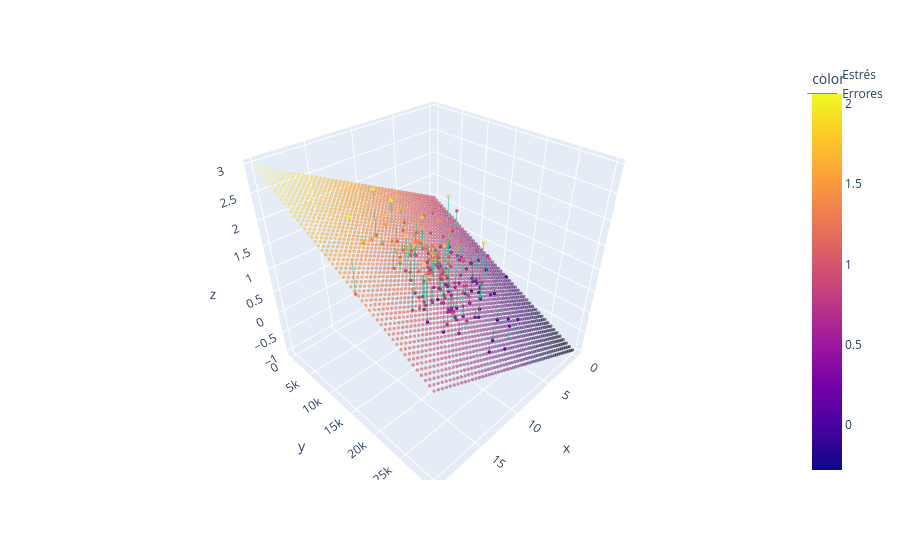

The notebook cell this image was saved under:
### Code cell
import plotly.express as plotly

#figure = plotly.scatter_3d(
#    estres_empleados,
#    x="CARGA",
#    y="SALARIO",
#    z="ESTRES",
#    color="ESTRES"
#)
figure = plotly.scatter_3d(
    x=X_test[:, 0],
    y=X_test[:, 1],
    z=y_test,
    color=y_test
)

figure.update_traces(
    marker=dict(
        size=2,
        #color="gray",
        opacity=1
    )
)

x1p = numpy.linspace(0, 20)
x2p = numpy.linspace(0, 30_000)

X1p, X2p = numpy.meshgrid(x1p, x2p)

yp = bias + X1p * b1 + X2p * b2

x1v = X1p.ravel()
x2v = X2p.ravel()

figure.add_trace(
    go.Scatter3d(
        x=x1v,
        y=x2v,
        z=yp.ravel(),
        mode="markers",
        marker=dict(
            size=2,
            color=yp.ravel(),
            colorscale="inferno",
            opacity=0.5
        ),
        name="Estrés"
    )
)

xs = []
ys = []
zs = []

for x1, x2, yr, yp in zip(
    X_test[:, 0],
    X_test[:, 1],
    y_test,
    bias + X_test[:, 0] * b1 + X_test[:, 1] * b2
):
    xs.extend([x1, x1, None])
    ys.extend([x2, x2, None])
    zs.extend([yr, yp, None])

figure.add_trace(
    go.Scatter3d(
        x=xs,
        y=ys,
        z=zs,
        mode="lines",
        line=dict(width=1),
        name="Errores"
    )
)

figure.show()

### Figure 1 — Plotly figure (JSON) as saved in the notebook; plotly's stock layout.template omitted (floating-point values rounded to 4 significant figures; data arrays with more than 128 entries replaced by an {"elided": "..."} marker saying what was removed)
{"data": [{"hovertemplate": "x=%{x}<br>y=%{y}<br>z=%{z}<br>color=%{marker.color}<extra></extra>", "legendgroup": "", "marker": {"color": {"elided": "200 float values"}, "coloraxis": "coloraxis", "opacity": 1, "size": 2, "symbol": "circle"}, "mode": "markers", "name": "", "scene": "scene", "showlegend": false, "type": "scatter3d", "x": {"elided": "200 float values"}, "y": {"elided": "200 float values"}, "z": {"elided": "200 float values"}}, {"marker": {"color": {"elided": "2500 float values"}, "colorscale": [[0, "#000004"], [0.1111, "#1b0c41"], [0.2222, "#4a0c6b"], [0.3333, "#781c6d"], [0.4444, "#a52c60"], [0.5556, "#cf4446"], [0.6667, "#ed6925"], [0.7778, "#fb9b06"], [0.8889, "#f7d13d"], [1, "#fcffa4"]], "opacity": 0.5, "size": 2}, "mode": "markers", "name": "Estrés", "type": "scatter3d", "x": {"elided": "2500 float values"}, "y": {"elided": "2500 float values"}, "z": {"elided": "2500 float values"}}, {"line": {"width": 1}, "mode": "lines", "name": "Errores", "type": "scatter3d", "x": {"elided": "600 int values"}, "y": {"elided": "600 float values"}, "z": {"elided": "600 float values"}}], "layout": {"coloraxis": {"colorbar": {"title": {"text": "color"}}, "colorscale": [[0, "#0d0887"], [0.1111, "#46039f"], [0.2222, "#7201a8"], [0.3333, "#9c179e"], [0.4444, "#bd3786"], [0.5556, "#d8576b"], [0.6667, "#ed7953"], [0.7778, "#fb9f3a"], [0.8889, "#fdca26"], [1, "#f0f921"]]}, "legend": {"tracegroupgap": 0}, "margin": {"t": 60}, "scene": {"domain": {"x": [0, 1], "y": [0, 1]}, "xaxis": {"title": {"text": "x"}}, "yaxis": {"title": {"text": "y"}}, "zaxis": {"title": {"text": "z"}}}}}
